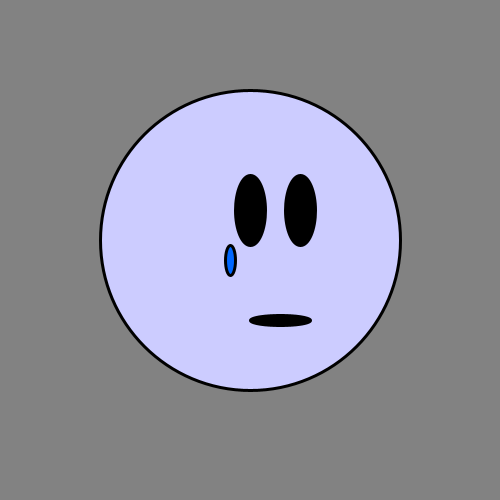
Frame 1 (no input)
Frame 60 (the mouse pressed at the canvas centre just before this capture): identical to frame 1, image omitted
Frame 120 (the mouse held since frame 60 and released just before this capture): identical to frame 1, image omitted

The Processing sketch that drew this single still picture (run headless with seeded random() and noise(); from frame 60 on, the mouse is pressed at the canvas centre):

// Processing sketch: processing_53575
// ── processing_53575.pde

//EMOTION EVOKER
//MILTON SUKHABUT, Sad Emotion, PS_1

void setup(){
  size(500,500);
  stroke(0);
  smooth();
}

void draw (){
    background(130);
    fill(204,204,255);
    strokeWeight(3);
    
    ellipse(250 ,240, 300, 300);
    fill(0);
    
    ellipse(250, 210, 30, 70);
    fill(0, 102,255);
    
    ellipse(230, 260, 10, 30);
    fill(0);
    
    ellipse(280, 320, 60, 10);
      
    ellipse(300, 210, 30, 70);
    fill(155);
    
    
}
  
